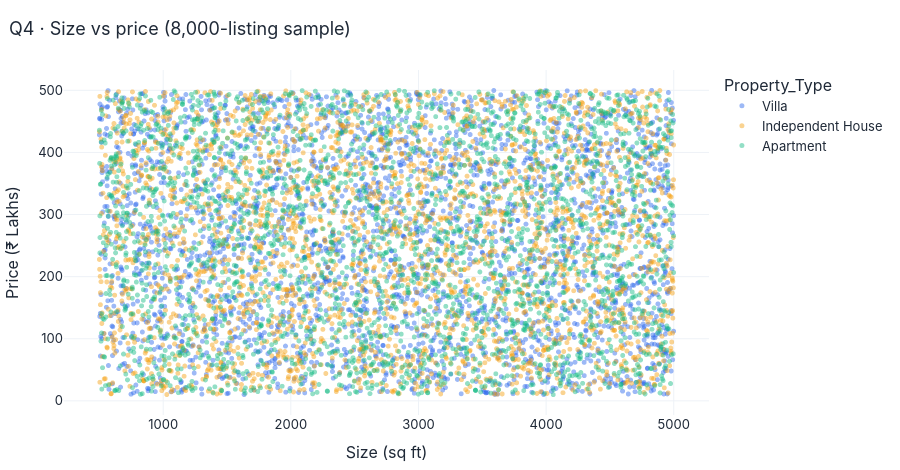

The code cell stored with this chart in its notebook:
### Markdown cell above
### Q4 · Is there a relationship between property size and price?

### Code cell
fig = px.scatter(samp.sample(8000, random_state=1), x=SIZE, y=PRICE, color="Property_Type", opacity=.45,
                 labels={SIZE: "Size (sq ft)", PRICE: "Price (₹ Lakhs)"})
fig.update_traces(marker=dict(size=5))
show(fig, "Q4 · Size vs price (8,000-listing sample)")
r_sp, _ = stats.pearsonr(data[SIZE], data[PRICE]); r_sppsf, _ = stats.pearsonr(data[SIZE], data[PPSF])
rho, _ = stats.spearmanr(samp[SIZE], samp[PRICE])
insight(f"The correlation between size and price is **{strength(r_sp)}** (Pearson r = **{r_sp:+.3f}**, Spearman ρ = {rho:+.3f}). "
        f"Because price does *not* rise with area, price **per sq ft** falls sharply as size grows (r = **{r_sppsf:+.2f}**). "
        "In a real market I would expect r ≈ 0.7+, so this is a notable property of this dataset that I account for when interpreting later results.")

### Figure 1 — Plotly figure (JSON) as saved in the notebook; plotly's stock layout.template omitted (floating-point values rounded to 4 significant figures; data arrays with more than 128 entries replaced by an {"elided": "..."} marker saying what was removed)
{"data": [{"hovertemplate": "Property_Type=Villa<br>Size (sq ft)=%{x}<br>Price (₹ Lakhs)=%{y}<extra></extra>", "legendgroup": "Villa", "marker": {"color": "#2563EB", "opacity": 0.45, "size": 5, "symbol": "circle"}, "mode": "markers", "name": "Villa", "showlegend": true, "type": "scattergl", "x": {"elided": "2703 int values"}, "xaxis": "x", "y": {"elided": "2703 float values"}, "yaxis": "y"}, {"hovertemplate": "Property_Type=Independent House<br>Size (sq ft)=%{x}<br>Price (₹ Lakhs)=%{y}<extra></extra>", "legendgroup": "Independent House", "marker": {"color": "#F59E0B", "opacity": 0.45, "size": 5, "symbol": "circle"}, "mode": "markers", "name": "Independent House", "showlegend": true, "type": "scattergl", "x": {"elided": "2622 int values"}, "xaxis": "x", "y": {"elided": "2622 float values"}, "yaxis": "y"}, {"hovertemplate": "Property_Type=Apartment<br>Size (sq ft)=%{x}<br>Price (₹ Lakhs)=%{y}<extra></extra>", "legendgroup": "Apartment", "marker": {"color": "#10B981", "opacity": 0.45, "size": 5, "symbol": "circle"}, "mode": "markers", "name": "Apartment", "showlegend": true, "type": "scattergl", "x": {"elided": "2675 int values"}, "xaxis": "x", "y": {"elided": "2675 float values"}, "yaxis": "y"}], "layout": {"height": 470, "legend": {"title": {"text": "Property_Type"}, "tracegroupgap": 0}, "title": {"text": "Q4 · Size vs price (8,000-listing sample)"}, "xaxis": {"anchor": "y", "domain": [0, 1], "title": {"text": "Size (sq ft)"}}, "yaxis": {"anchor": "x", "domain": [0, 1], "title": {"text": "Price (₹ Lakhs)"}}}}
